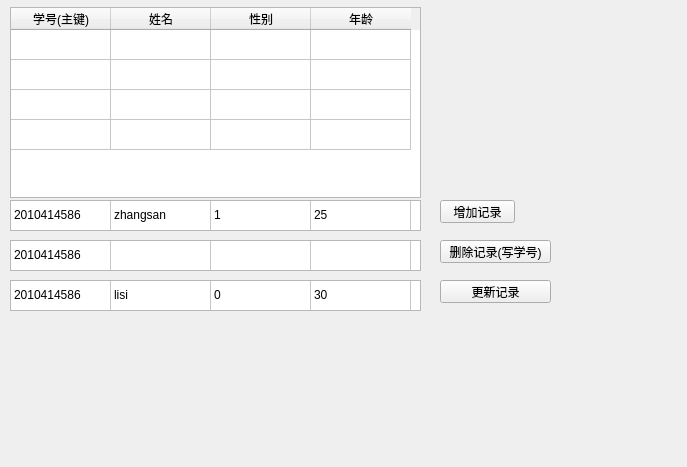
<?xml version="1.0" encoding="UTF-8"?>
<ui version="4.0">
 <class>DataBaseWig</class>
 <widget class="QWidget" name="DataBaseWig">
  <property name="geometry">
   <rect>
    <x>0</x>
    <y>0</y>
    <width>687</width>
    <height>467</height>
   </rect>
  </property>
  <property name="windowTitle">
   <string>Form</string>
  </property>
  <widget class="QPushButton" name="addBtn">
   <property name="geometry">
    <rect>
     <x>440</x>
     <y>200</y>
     <width>75</width>
     <height>23</height>
    </rect>
   </property>
   <property name="text">
    <string>增加记录</string>
   </property>
  </widget>
  <widget class="QTableWidget" name="stuWig">
   <property name="geometry">
    <rect>
     <x>10</x>
     <y>7</y>
     <width>411</width>
     <height>191</height>
    </rect>
   </property>
   <property name="rowCount">
    <number>4</number>
   </property>
   <attribute name="horizontalHeaderVisible">
    <bool>true</bool>
   </attribute>
   <attribute name="verticalHeaderVisible">
    <bool>false</bool>
   </attribute>
   <row/>
   <row/>
   <row/>
   <row/>
   <column>
    <property name="text">
     <string>学号(主键)</string>
    </property>
   </column>
   <column>
    <property name="text">
     <string>姓名</string>
    </property>
   </column>
   <column>
    <property name="text">
     <string>性别</string>
    </property>
   </column>
   <column>
    <property name="text">
     <string>年龄</string>
    </property>
   </column>
  </widget>
  <widget class="QTableWidget" name="addStuWig">
   <property name="geometry">
    <rect>
     <x>10</x>
     <y>200</y>
     <width>411</width>
     <height>31</height>
    </rect>
   </property>
   <property name="rowCount">
    <number>1</number>
   </property>
   <attribute name="horizontalHeaderVisible">
    <bool>false</bool>
   </attribute>
   <attribute name="verticalHeaderVisible">
    <bool>false</bool>
   </attribute>
   <row/>
   <column>
    <property name="text">
     <string>学号</string>
    </property>
   </column>
   <column>
    <property name="text">
     <string>姓名</string>
    </property>
   </column>
   <column>
    <property name="text">
     <string>性别</string>
    </property>
   </column>
   <column>
    <property name="text">
     <string>年龄</string>
    </property>
   </column>
   <item row="0" column="0">
    <property name="text">
     <string>2010414586</string>
    </property>
   </item>
   <item row="0" column="1">
    <property name="text">
     <string>zhangsan</string>
    </property>
   </item>
   <item row="0" column="2">
    <property name="text">
     <string>1</string>
    </property>
   </item>
   <item row="0" column="3">
    <property name="text">
     <string>25</string>
    </property>
   </item>
  </widget>
  <widget class="QPushButton" name="delBtn">
   <property name="geometry">
    <rect>
     <x>440</x>
     <y>240</y>
     <width>111</width>
     <height>23</height>
    </rect>
   </property>
   <property name="text">
    <string>删除记录(写学号)</string>
   </property>
  </widget>
  <widget class="QTableWidget" name="delStuWig">
   <property name="geometry">
    <rect>
     <x>10</x>
     <y>240</y>
     <width>411</width>
     <height>31</height>
    </rect>
   </property>
   <property name="rowCount">
    <number>1</number>
   </property>
   <attribute name="horizontalHeaderVisible">
    <bool>false</bool>
   </attribute>
   <attribute name="verticalHeaderVisible">
    <bool>false</bool>
   </attribute>
   <row/>
   <column>
    <property name="text">
     <string>学号</string>
    </property>
   </column>
   <column>
    <property name="text">
     <string>姓名</string>
    </property>
   </column>
   <column>
    <property name="text">
     <string>性别</string>
    </property>
   </column>
   <column>
    <property name="text">
     <string>年龄</string>
    </property>
   </column>
   <item row="0" column="0">
    <property name="text">
     <string>2010414586</string>
    </property>
   </item>
   <item row="0" column="1">
    <property name="text">
     <string/>
    </property>
   </item>
   <item row="0" column="2">
    <property name="text">
     <string/>
    </property>
   </item>
   <item row="0" column="3">
    <property name="text">
     <string/>
    </property>
   </item>
  </widget>
  <widget class="QPushButton" name="delBtn_2">
   <property name="geometry">
    <rect>
     <x>440</x>
     <y>280</y>
     <width>111</width>
     <height>23</height>
    </rect>
   </property>
   <property name="text">
    <string>更新记录</string>
   </property>
  </widget>
  <widget class="QTableWidget" name="addStuWig_2">
   <property name="geometry">
    <rect>
     <x>10</x>
     <y>280</y>
     <width>411</width>
     <height>31</height>
    </rect>
   </property>
   <property name="rowCount">
    <number>1</number>
   </property>
   <attribute name="horizontalHeaderVisible">
    <bool>false</bool>
   </attribute>
   <attribute name="verticalHeaderVisible">
    <bool>false</bool>
   </attribute>
   <row/>
   <column>
    <property name="text">
     <string>学号</string>
    </property>
   </column>
   <column>
    <property name="text">
     <string>姓名</string>
    </property>
   </column>
   <column>
    <property name="text">
     <string>性别</string>
    </property>
   </column>
   <column>
    <property name="text">
     <string>年龄</string>
    </property>
   </column>
   <item row="0" column="0">
    <property name="text">
     <string>2010414586</string>
    </property>
   </item>
   <item row="0" column="1">
    <property name="text">
     <string>lisi</string>
    </property>
   </item>
   <item row="0" column="2">
    <property name="text">
     <string>0</string>
    </property>
   </item>
   <item row="0" column="3">
    <property name="text">
     <string>30</string>
    </property>
   </item>
  </widget>
 </widget>
 <resources/>
 <connections/>
</ui>
